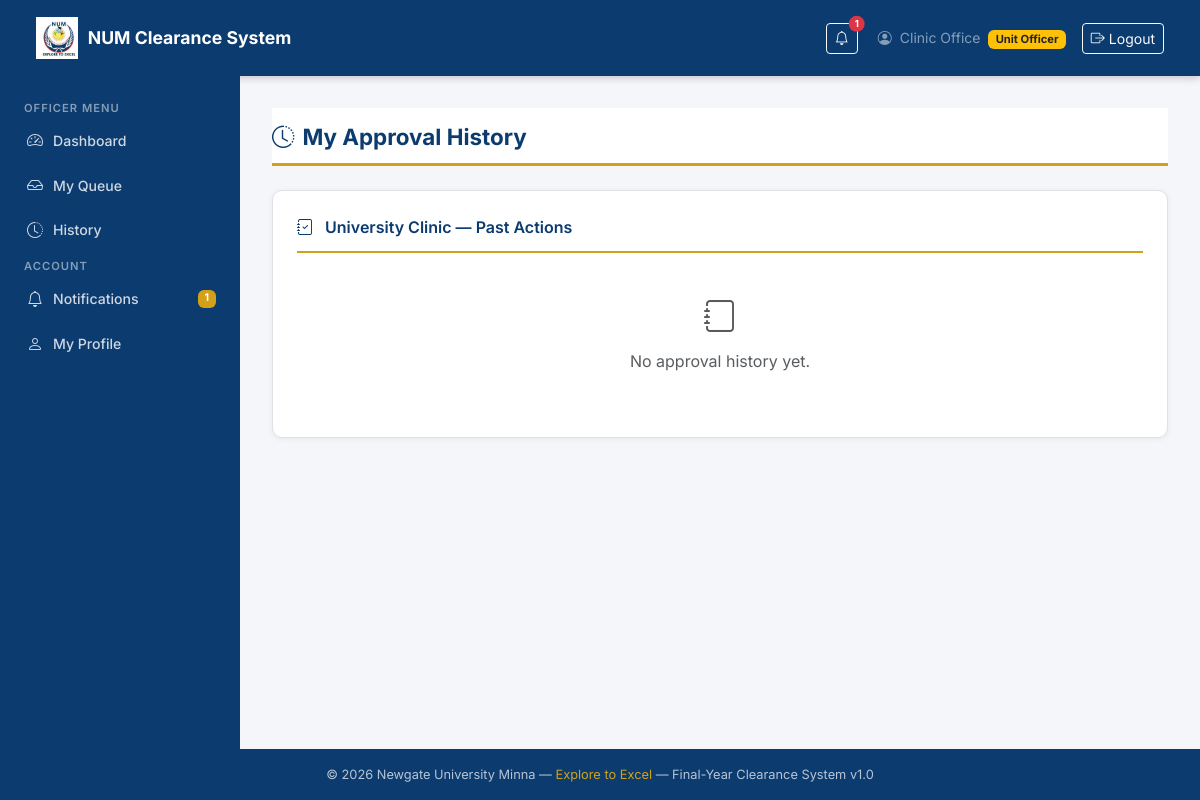
The page /clearance/officer/history/ (signed in) on the database its author committed.
### accounts/models.py (models this page shows, shortened)
class CustomUser(AbstractUser):
    ROLE_CHOICES = [
        ('student',      'Student'),
        ('bursary',      'Bursary Officer'),
        ('unit_officer', 'Unit Officer'),
        ('admin',        'Administrator'),
    ]
    role            = models.CharField(max_length=20, choices=ROLE_CHOICES, default='student')
    matric_number   = models.CharField(max_length=20, blank=True, null=True, unique=True)
    department      = models.CharField(max_length=100, blank=True, null=True)
    phone           = models.CharField(max_length=15, blank=True, null=True)
    is_verified     = models.BooleanField(default=False)
    @property
    def is_student(self):
        return self.role == 'student'
    @property
    def is_bursary(self):
        return self.role == 'bursary'
    @property
    def is_unit_officer(self):
        return self.role == 'unit_officer'

### clearance/models.py (models this page shows, shortened)
class Unit(models.Model):
    name        = models.CharField(max_length=100)
    order       = models.PositiveIntegerField(unique=True)  # defines the approval sequence
    officer     = models.ForeignKey(
                    settings.AUTH_USER_MODEL,
                    on_delete=models.SET_NULL,
                    null=True, blank=True,
                    related_name='assigned_unit',
                    limit_choices_to={'role': 'unit_officer'}
                  )
    is_active   = models.BooleanField(default=True)
    created_at  = models.DateTimeField(auto_now_add=True)
    class Meta:
        ordering = ['order']

### clearance/views.py (the view)
@login_required
@role_required('unit_officer')
def officer_history(request):
    try:
        unit = Unit.objects.get(officer=request.user, is_active=True)
    except Unit.DoesNotExist:
        unit = None
    approvals = Approval.objects.filter(
        officer=request.user,
        status__in=['approved', 'declined']
    ).select_related(
        'request__student', 'unit'
    ).order_by('-actioned_at')
    return render(request, 'clearance/officer_history.html', {
        'unit':      unit,
        'approvals': approvals,
    })

### clearance/templatetags/clearance_tags.py (called while the page is built)
@register.simple_tag
def unread_count(user):
    if not user or not user.is_authenticated:
        return 0
    return Notification.objects.filter(
        user=user,
        is_read=False
    ).count()

### clearance/views.py (called while the page is built)
def role_required(*roles):
    from functools import wraps
    def decorator(view_func):
        @wraps(view_func)
        def _wrapped(request, *args, **kwargs):
            if not request.user.is_authenticated:
                return redirect('login')
            if request.user.role not in roles:
                messages.error(request, 'Access denied.')
                return redirect('dashboard')
            return view_func(request, *args, **kwargs)
        return _wrapped
    return decorator

### templates/clearance/officer_history.html (shortened to what this page needs)
{% extends 'base.html' %}
{% block content %}
<div class="page-header">
  <h1><i class="bi bi-clock-history me-2"></i>My Approval History</h1>
</div>
<div class="num-card">
  <div class="card-title">
    <i class="bi bi-journal-check me-2"></i>
    {% if unit %}{{ unit.name }} — {% endif %}Past Actions
  </div>
  {% if approvals %}
    <div class="table-responsive">
      <table class="table num-table">
        <thead>
          <tr>
            <th>Student</th>
            <th>Matric No.</th>
            <th>Session</th>
            <th>Decision</th>
            <th>Remarks</th>
            <th>Date</th>
            <th>Action</th>
          </tr>
        </thead>
        <tbody>
        {% for approval in approvals %}
          <tr>
            <td>
              {{ approval.request.student.get_full_name }}
            </td>
            <td>
              {{ approval.request.student.matric_number }}
            </td>
            <td>{{ approval.request.session_year }}</td>
            <td>
              <span class="status-badge badge-{{ approval.status }}">
                {{ approval.status|capfirst }}
              </span>
            </td>
            <td class="small text-muted">
              {{ approval.remarks|default:"—" }}
            </td>
            <td>
              {{ approval.actioned_at|date:"d M Y, g:i A" }}
            </td>
            <td>
              {% if approval.status == 'declined' %}
                <a href="{% url 'clearance:officer_reverse' approval.pk %}"
                  class="btn btn-warning btn-sm">
                  <i class="bi bi-arrow-counterclockwise me-1"></i>
                  Reverse
                </a>
              {% else %}
                <span class="text-muted small">—</span>
              {% endif %}
            </td>
          </tr>
        {% endfor %}
      </tbody>
      </table>
    </div>
  {% else %}
    <div class="text-center py-4 text-muted">
      <i class="bi bi-journal fs-2"></i>
      <p class="mt-2">No approval history yet.</p>
    </div>
  {% endif %}
</div>
{% endblock %}

### templates/base.html (shortened to what this page needs)
{% load static clearance_tags %}
<!DOCTYPE html>
<html lang="en">
<head>
  <link href="https://cdn.jsdelivr.net/npm/bootstrap@5.3.0/dist/css/bootstrap.min.css" rel="stylesheet"/>
  <link href="https://cdn.jsdelivr.net/npm/bootstrap-icons@1.11.0/font/bootstrap-icons.css" rel="stylesheet"/>
</head>
<body>
  {% if user.is_authenticated %}
  <nav class="navbar num-navbar">
    <div class="container-fluid">
      <a class="navbar-brand" href="{% url 'dashboard' %}">
        {% load static %}
        <img src="{% static 'images/num-logo.webp' %}" alt="NUM Logo"/>
        <span>NUM Clearance System</span>
      </a>
      <div class="d-flex align-items-center gap-3">
        {% load clearance_tags %}
          {% unread_count request.user as unread %}
        <a href="{% url 'clearance:notifications' %}"
          class="btn btn-sm btn-outline-light position-relative me-1">
          <i class="bi bi-bell"></i>
          {% if unread > 0 %}
            <span class="position-absolute top-0 start-100
                        translate-middle badge rounded-pill bg-danger"
                  style="font-size:0.6rem;">
              {{ unread }}
            </span>
          {% endif %}
        </a>
        <span class="text-white-50 small d-none d-md-inline">
          <i class="bi bi-person-circle me-1"></i>
          {{ user.get_full_name|default:user.username }}
          <span class="badge bg-warning text-dark ms-1" style="font-size:0.7rem;">
            {{ user.get_role_display }}
          </span>
        </span>
        <a href="{% url 'logout' %}" class="btn btn-sm btn-outline-light">
          <i class="bi bi-box-arrow-right me-1"></i>Logout
        </a>
      </div>
    </div>
  </nav>
  <div class="sidebar">
    {% if user.is_student %}
      <span class="sidebar-heading">Student Menu</span>
      <a href="{% url 'dashboard' %}"
         class="nav-link {% if request.resolver_match.url_name == 'dashboard' %}active{% endif %}">
        <i class="bi bi-speedometer2"></i> Dashboard
      </a>
      <a href="{% url 'clearance:submit' %}"
         class="nav-link {% if request.resolver_match.url_name == 'submit' %}active{% endif %}">
        <i class="bi bi-send"></i> Submit Clearance
      </a>
      <a href="{% url 'clearance:status' %}"
         class="nav-link {% if request.resolver_match.url_name == 'status' %}active{% endif %}">
        <i class="bi bi-clipboard2-check"></i> My Status
      </a>
    {% elif user.is_unit_officer %}
      <span class="sidebar-heading">Officer Menu</span>
      <a href="{% url 'dashboard' %}" class="nav-link">
        <i class="bi bi-speedometer2"></i> Dashboard
      </a>
      <a href="{% url 'clearance:officer_queue' %}" class="nav-link">
        <i class="bi bi-inbox"></i> My Queue
      </a>
      <a href="{% url 'clearance:officer_history' %}" class="nav-link">
        <i class="bi bi-clock-history"></i> History
      </a>
    {% endif %}
    <span class="sidebar-heading" style="margin-top:2rem;">Account</span>
      <a href="{% url 'clearance:notifications' %}"
        class="nav-link {% if request.resolver_match.url_name == 'notifications' %}active{% endif %}">
        <i class="bi bi-bell"></i> Notifications
        {% unread_count request.user as unread %}
        {% if unread > 0 %}
          <span class="badge ms-auto"
                style="background:var(--num-gold); color:white;">
            {{ unread }}
          </span>
        {% endif %}
      </a>
      <a href="{% url 'accounts:profile' %}" class="nav-link">
        <i class="bi bi-person"></i> My Profile
      </a>
  </div>
  <div class="main-content">
    {% block content %}{% endblock %}
  </div>
  {% else %}
    {% block auth_content %}{% endblock %}
  {% endif %}
  <footer class="num-footer">
    &copy; {% now "Y" %} Newgate University Minna &mdash;
    <span>Explore to Excel</span> &mdash;
    Final-Year Clearance System v1.0
  </footer>
</body>
</html>

### templates/base.html (style rules this page uses)
:root { --num-navy: #0b3b6f; --num-gold: #d4a017; --num-light: #f4f6f9; --num-white: #ffffff; --num-text: #212529; --num-border: #dee2e6; --num-green: #198754; --num-red: #dc3545; }
* { font-family: 'Inter', sans-serif; }
body { background-color: var(--num-light); color: var(--num-text); min-height: 100vh; display: flex; flex-direction: column; }
.num-navbar { background-color: var(--num-navy); padding: 0.75rem 1.5rem; box-shadow: 0 2px 8px rgba(0,0,0,0.2); }
.num-navbar .navbar-brand { color: var(--num-white) !important; font-weight: 700; font-size: 1.1rem; display: flex; align-items: center; gap: 10px; }
.num-navbar .navbar-brand img { height: 42px; width: auto; }
.sidebar { background-color: var(--num-navy); min-height: calc(100vh - 70px); width: 240px; position: fixed; top: 70px; left: 0; padding: 1.5rem 0; z-index: 100; transition: transform 0.3s; }
.sidebar .sidebar-heading { color: rgba(255,255,255,0.5); font-size: 0.7rem; font-weight: 600; text-transform: uppercase; letter-spacing: 1px; padding: 0.5rem 1.5rem; margin-top: 1rem; }
.sidebar .nav-link { color: rgba(255,255,255,0.8); font-size: 0.88rem; font-weight: 500; padding: 0.65rem 1.5rem; display: flex; align-items: center; gap: 10px; border-left: 3px solid transparent; transition: all 0.2s; }
.sidebar .nav-link i { font-size: 1rem; }
.main-content { margin-left: 240px; padding: 2rem; flex: 1; }
.num-card { background: var(--num-white); border: 1px solid var(--num-border); border-radius: 10px; box-shadow: 0 1px 6px rgba(0,0,0,0.06); padding: 1.5rem; margin-bottom: 1.5rem; }
.num-card .card-title { font-size: 1rem; font-weight: 600; color: var(--num-navy); margin-bottom: 1rem; padding-bottom: 0.75rem; border-bottom: 2px solid var(--num-gold); }
.page-header { background: var(--num-white); border-bottom: 3px solid var(--num-gold); padding: 1rem 0 0.75rem; margin-bottom: 1.5rem; }
.page-header h1 { font-size: 1.4rem; font-weight: 700; color: var(--num-navy); margin: 0; }
.num-footer { background-color: var(--num-navy); color: rgba(255,255,255,0.7); text-align: center; padding: 1rem; font-size: 0.8rem; margin-top: auto; }
.num-footer span { color: var(--num-gold); }

### rows shown on the page
CustomUser: get_full_name "Clinic Office", role "Unit Officer"
Unit: name "University Clinic"

### other values the page prints
{{ unread }} "1"
